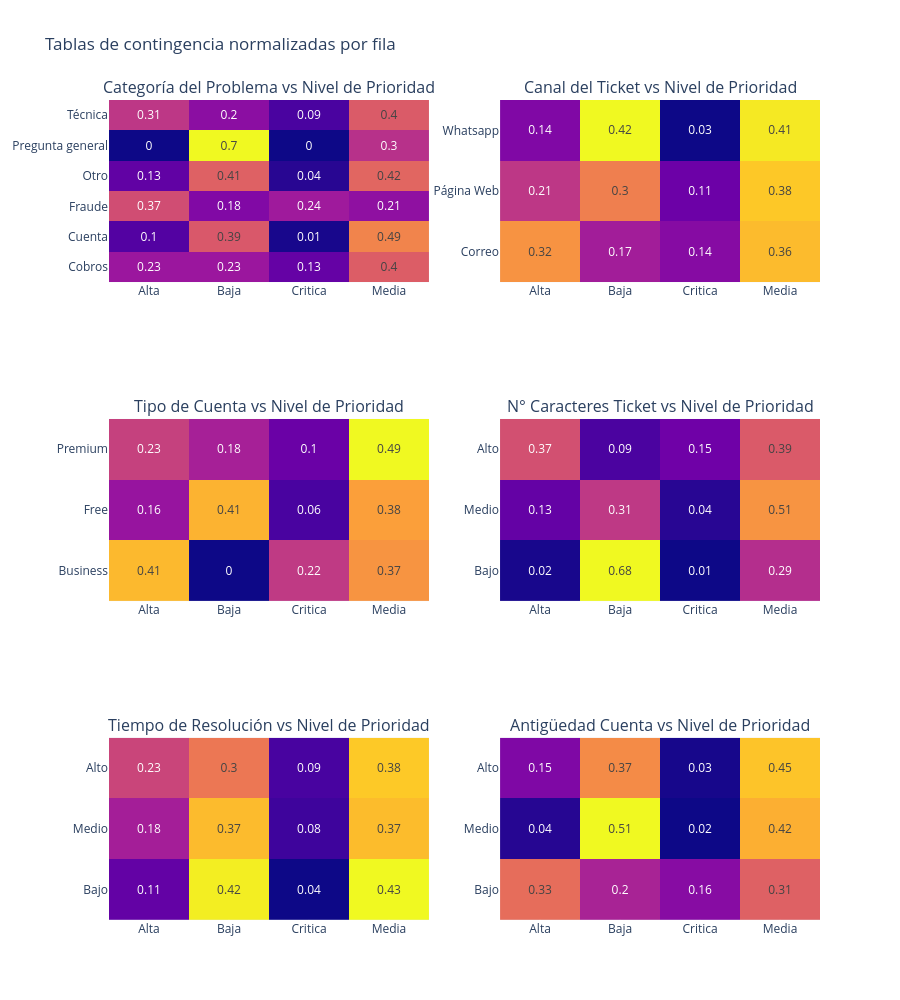

The notebook cell saved with this chart:
### Code cell
########### 5 ################
#Crear bins
df_tickets["Bin_N_Caracteres_Ticket"] = pd.qcut(
    df_tickets["N_Caracteres_Ticket"],
    q=3,
    labels=["Bajo", "Medio", "Alto"]
)

df_tickets["Bin_Tiempo_de_Resolución_Horas"] = pd.qcut(
    df_tickets["Tiempo_de_Resolución_Horas"],
    q=3,
    labels=["Bajo", "Medio", "Alto"]
)

df_tickets["Bin_Usuario_Antiguedad_Cuenta_Dias"] = pd.qcut(
    df_tickets["Usuario-Antiguedad_Cuenta_Dias"],
    q=3,
    labels=["Bajo", "Medio", "Alto"]
)

df_tickets[[
    "Bin_N_Caracteres_Ticket",
    "Bin_Tiempo_de_Resolución_Horas",
    "Bin_Usuario_Antiguedad_Cuenta_Dias"
]].head()

# Crear tablas cruzadas normalizadas por fila
ct_categoria = pd.crosstab(
    df_tickets["Categoría_Problema"],
    df_tickets["Nivel_Prioridad"],
    normalize="index"
)

ct_canal = pd.crosstab(
    df_tickets["Canal_Ticket"],
    df_tickets["Nivel_Prioridad"],
    normalize="index"
)

ct_tipo_cuenta = pd.crosstab(
    df_tickets["Usuario-Tipo_de_Cuenta"],
    df_tickets["Nivel_Prioridad"],
    normalize="index"
)

ct_caracteres = pd.crosstab(
    df_tickets["Bin_N_Caracteres_Ticket"],
    df_tickets["Nivel_Prioridad"],
    normalize="index"
)

ct_tiempo = pd.crosstab(
    df_tickets["Bin_Tiempo_de_Resolución_Horas"],
    df_tickets["Nivel_Prioridad"],
    normalize="index"
)

ct_antiguedad = pd.crosstab(
    df_tickets["Bin_Usuario_Antiguedad_Cuenta_Dias"],
    df_tickets["Nivel_Prioridad"],
    normalize="index"
)

#Graficar contingencias en subplots con imshow
tablas = [
    ct_categoria,
    ct_canal,
    ct_tipo_cuenta,
    ct_caracteres,
    ct_tiempo,
    ct_antiguedad
]

titulos = [
    "Categoría del Problema vs Nivel de Prioridad",
    "Canal del Ticket vs Nivel de Prioridad",
    "Tipo de Cuenta vs Nivel de Prioridad",
    "N° Caracteres Ticket vs Nivel de Prioridad",
    "Tiempo de Resolución vs Nivel de Prioridad",
    "Antigüedad Cuenta vs Nivel de Prioridad"
]

fig = make_subplots(
    rows=3,
    cols=2,
    subplot_titles=titulos
)

for i, tabla in enumerate(tablas):
    row = i // 2 + 1
    col = i % 2 + 1
    
    heatmap = go.Heatmap(
        z=tabla.values,
        x=tabla.columns,
        y=tabla.index,
        text=tabla.round(2).values,
        texttemplate="%{text}",
        showscale=False
    )
    
    fig.add_trace(heatmap, row=row, col=col)

fig.update_layout(
    title="Tablas de contingencia normalizadas por fila",
    height=1000
)

fig.show()

### Figure 1 — Plotly figure (JSON) as saved in the notebook; plotly's stock layout.template omitted (floating-point values rounded to 4 significant figures)
{"data": [{"showscale": false, "text": [[0.23, 0.23, 0.13, 0.4], [0.1, 0.39, 0.01, 0.49], [0.37, 0.18, 0.24, 0.21], [0.13, 0.41, 0.04, 0.42], [0.0, 0.7, 0.0, 0.3], [0.31, 0.2, 0.09, 0.4]], "texttemplate": "%{text}", "type": "heatmap", "x": ["Alta", "Baja", "Critica", "Media"], "xaxis": "x", "y": ["Cobros", "Cuenta", "Fraude", "Otro", "Pregunta general", "Técnica"], "yaxis": "y", "z": [[0.2313, 0.2313, 0.1327, 0.4048], [0.1015, 0.3932, 0.0148, 0.4905], [0.3665, 0.1832, 0.2408, 0.2094], [0.1256, 0.4138, 0.03695, 0.4236], [0.0, 0.7018, 0.0, 0.2982], [0.313, 0.2022, 0.08587, 0.3989]]}, {"showscale": false, "text": [[0.32, 0.17, 0.14, 0.36], [0.21, 0.3, 0.11, 0.38], [0.14, 0.42, 0.03, 0.41]], "texttemplate": "%{text}", "type": "heatmap", "x": ["Alta", "Baja", "Critica", "Media"], "xaxis": "x2", "y": ["Correo", "Página Web", "Whatsapp"], "yaxis": "y2", "z": [[0.3229, 0.1719, 0.1406, 0.3646], [0.2069, 0.3005, 0.1149, 0.3777], [0.1351, 0.4229, 0.0342, 0.4078]]}, {"showscale": false, "text": [[0.41, 0.0, 0.22, 0.37], [0.16, 0.41, 0.06, 0.38], [0.23, 0.18, 0.1, 0.49]], "texttemplate": "%{text}", "type": "heatmap", "x": ["Alta", "Baja", "Critica", "Media"], "xaxis": "x3", "y": ["Business", "Free", "Premium"], "yaxis": "y3", "z": [[0.4127, 0.0, 0.2222, 0.3651], [0.1563, 0.4053, 0.05833, 0.38], [0.2336, 0.1788, 0.09854, 0.4891]]}, {"showscale": false, "text": [[0.02, 0.68, 0.01, 0.29], [0.13, 0.31, 0.04, 0.51], [0.37, 0.09, 0.15, 0.39]], "texttemplate": "%{text}", "type": "heatmap", "x": ["Alta", "Baja", "Critica", "Media"], "xaxis": "x4", "y": ["Bajo", "Medio", "Alto"], "yaxis": "y4", "z": [[0.02399, 0.6807, 0.008996, 0.2864], [0.1347, 0.3114, 0.04491, 0.509], [0.3669, 0.09173, 0.1534, 0.388]]}, {"showscale": false, "text": [[0.11, 0.42, 0.04, 0.43], [0.18, 0.37, 0.08, 0.37], [0.23, 0.3, 0.09, 0.38]], "texttemplate": "%{text}", "type": "heatmap", "x": ["Alta", "Baja", "Critica", "Media"], "xaxis": "x5", "y": ["Bajo", "Medio", "Alto"], "yaxis": "y5", "z": [[0.1129, 0.4175, 0.0416, 0.4279], [0.1803, 0.3697, 0.07879, 0.3712], [0.2324, 0.2969, 0.08696, 0.3838]]}, {"showscale": false, "text": [[0.33, 0.2, 0.16, 0.31], [0.04, 0.51, 0.02, 0.42], [0.15, 0.37, 0.03, 0.45]], "texttemplate": "%{text}", "type": "heatmap", "x": ["Alta", "Baja", "Critica", "Media"], "xaxis": "x6", "y": ["Bajo", "Medio", "Alto"], "yaxis": "y6", "z": [[0.3294, 0.2035, 0.1567, 0.3104], [0.04308, 0.5138, 0.01846, 0.4246], [0.1454, 0.3748, 0.02849, 0.4513]]}], "layout": {"annotations": [{"font": {"size": 16}, "showarrow": false, "text": "Categoría del Problema vs Nivel de Prioridad", "x": 0.225, "xanchor": "center", "xref": "paper", "y": 1, "yanchor": "bottom", "yref": "paper"}, {"font": {"size": 16}, "showarrow": false, "text": "Canal del Ticket vs Nivel de Prioridad", "x": 0.775, "xanchor": "center", "xref": "paper", "y": 1, "yanchor": "bottom", "yref": "paper"}, {"font": {"size": 16}, "showarrow": false, "text": "Tipo de Cuenta vs Nivel de Prioridad", "x": 0.225, "xanchor": "center", "xref": "paper", "y": 0.6111, "yanchor": "bottom", "yref": "paper"}, {"font": {"size": 16}, "showarrow": false, "text": "N° Caracteres Ticket vs Nivel de Prioridad", "x": 0.775, "xanchor": "center", "xref": "paper", "y": 0.6111, "yanchor": "bottom", "yref": "paper"}, {"font": {"size": 16}, "showarrow": false, "text": "Tiempo de Resolución vs Nivel de Prioridad", "x": 0.225, "xanchor": "center", "xref": "paper", "y": 0.2222, "yanchor": "bottom", "yref": "paper"}, {"font": {"size": 16}, "showarrow": false, "text": "Antigüedad Cuenta vs Nivel de Prioridad", "x": 0.775, "xanchor": "center", "xref": "paper", "y": 0.2222, "yanchor": "bottom", "yref": "paper"}], "height": 1000, "title": {"text": "Tablas de contingencia normalizadas por fila"}, "xaxis": {"anchor": "y", "domain": [0, 0.45]}, "xaxis2": {"anchor": "y2", "domain": [0.55, 1]}, "xaxis3": {"anchor": "y3", "domain": [0, 0.45]}, "xaxis4": {"anchor": "y4", "domain": [0.55, 1]}, "xaxis5": {"anchor": "y5", "domain": [0, 0.45]}, "xaxis6": {"anchor": "y6", "domain": [0.55, 1]}, "yaxis": {"anchor": "x", "domain": [0.7778, 1]}, "yaxis2": {"anchor": "x2", "domain": [0.7778, 1]}, "yaxis3": {"anchor": "x3", "domain": [0.3889, 0.6111]}, "yaxis4": {"anchor": "x4", "domain": [0.3889, 0.6111]}, "yaxis5": {"anchor": "x5", "domain": [0, 0.2222]}, "yaxis6": {"anchor": "x6", "domain": [0, 0.2222]}}}
